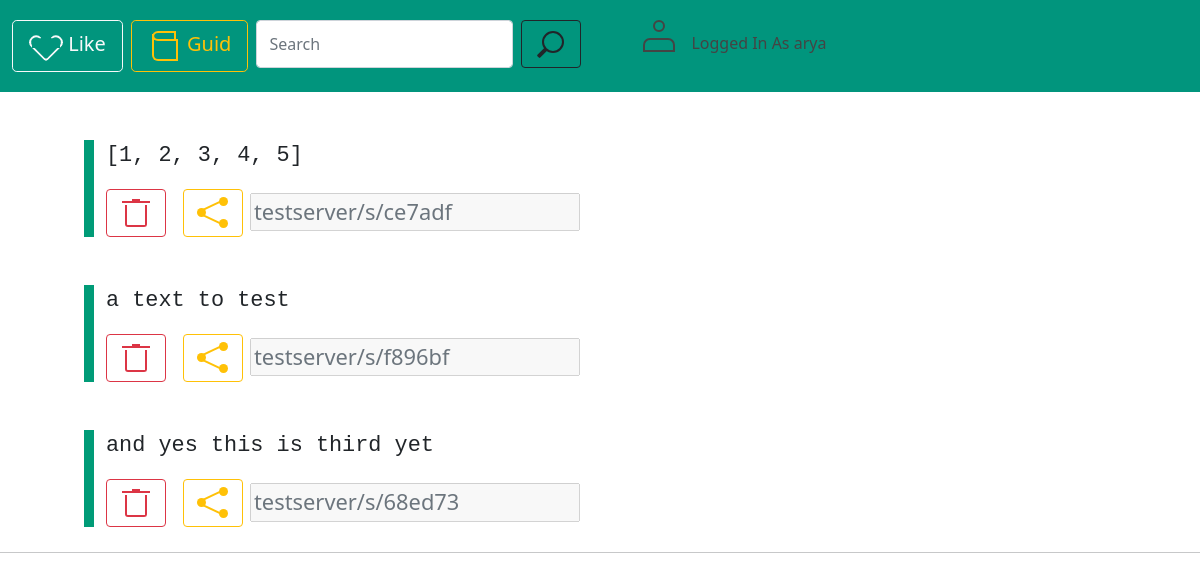
Page / (signed in) on the earlier database version.
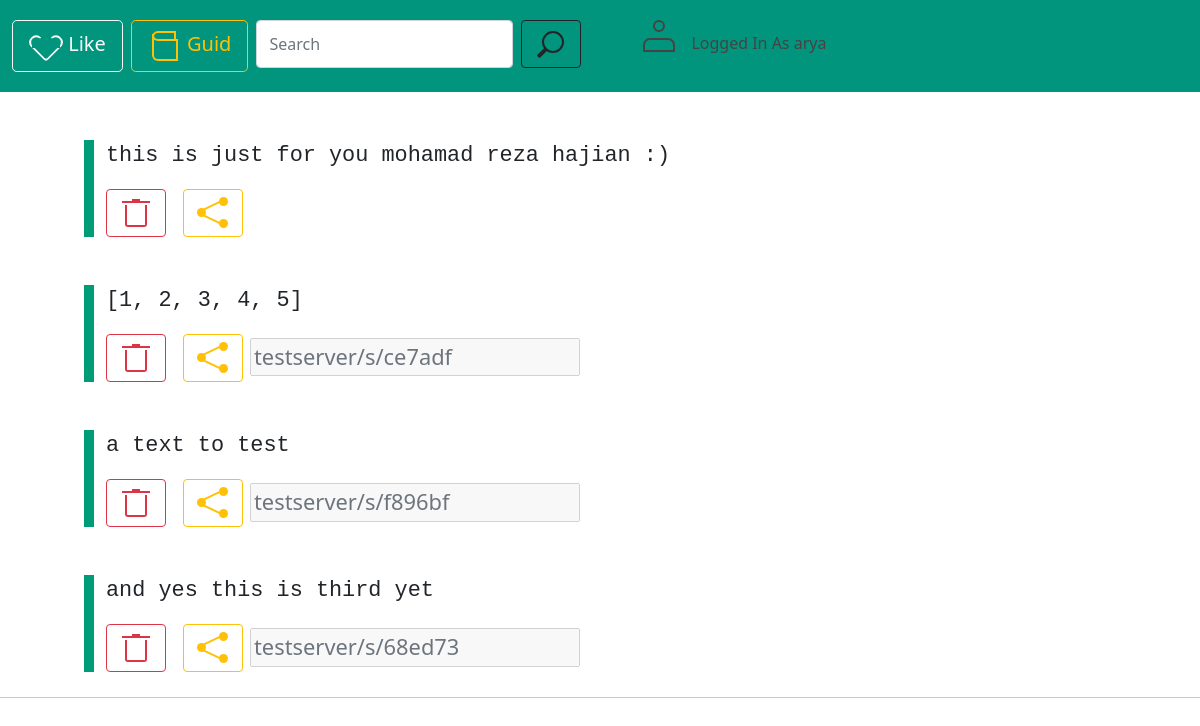
Same page on the later database version.
### clipboard/models.py (models this page shows)
class Clipboard(models.Model):
    text = models.TextField()
    author = models.ForeignKey(User, on_delete=CASCADE)
    link = models.CharField(max_length=6, null=True)
    def __str__(self) -> str:
        return self.text

### clipboard/views.py (the view, shortened to what this page needs)
# urls.py: path('', views.index),
def index(request):
    colors = [
        '#FF6F61;',
        '#6B5B95',
        '#009B77',
        '#DD4124',
        '#45B8AC',
        '#EFC050',
        '#7FCDCD',
    ]
    if(request.user.is_authenticated):
        text = Clipboard.objects.filter(author=request.user).order_by('-id')
    return render(request, 'index.html',
    {
        'text': text,
        'qcolor': colors[random.randint(0, len(colors)-1)]
    })

### clipboard/templates/index.html (shortened to what this page needs)
<html>
    <head>
        {% load static %}
        <link rel="stylesheet" href="{% static 'style/bootstrap/css/bootstrap.min.css' %}">
        <link rel="stylesheet" href="{% static 'style/clipboard.css' %}">
        <link rel="stylesheet" href="{% static 'style/icono.min.css' %}">
    </head>
    <body>
        <nav class="navbar" style="background-color: #01957d;">
            <div class="container-fluid justify-content-start">
                <a href="/support">
                    <button class="btn btn-outline-light me-2 btn-lg" type="button">
                        <span class="icono-heart"></span>
                        Like
                    </button>
                </a>
                <a href="/guide">
                    <button type="button" class="btn btn-outline-warning me-2 btn-lg">
                        <span class="icono-book"></span>
                        Guid
                    </button>
                </a>
                <form class="d-flex me-5" style="margin-top: 1%;">
                    <input class="form-control me-2" type="search" placeholder="Search" aria-label="Search">
                    <button type="button" class="btn btn-outline-dark"><span class="icono-search"></span></button>
                </form>
                <div class="navbar-nav justify-content-end me-1">
                    {% if user.is_authenticated %}
                    <a href="/logout" class="d-flex btn">
                        <span class="me-3 icono-user" style="color: #444444;"></span>
                        <p style="margin-top: 6%; color: #444444;">Logged In As {{ user.username }}</p>
                    </a>
                    {% else %}
                    <div class="d-flex">
                        <span class="me-3 icono-user" style="color: #444444;"></span>
                        <a style="margin-top: 6%;" href="{% url 'login' %}">Click To Log In</a>
                    </div>
                    {% endif %}
                </div>
            </div>
        </nav>
        {% for texts in text %}
        <div style="border-left-color: {{ qcolor }};" class="board">
            <form method="POST">
            <pre>{{texts}}</pre>
                <a class="btn btn-outline-danger" href="/action/delete?id={{texts.id}}">
                    <span class="icono-trash"></span>
                </a>
            <a href="/action/share?id={{ texts.id }}" style="margin-left: 1%;" type="submit" class="btn btn-outline-warning">
                <span class="icono-share"></span>
            </a>
            <input disabled type="text" class="form-text" style="visibility: {% if texts.link|length > 0%} visabe; {% else %} hidden; {% endif %}" value="{{ request.get_host }}/s/{{ texts.link }}">
            </form>
        </div>
        {% endfor %}
        <hr>
    </body>
</html>

### static/style/clipboard.css (style rules this page uses)
.board { padding-left: 1%; margin-left: 7%; margin-top: 4%; margin-bottom: 1%; background-color: #fff; border-left-style: solid; border-width: 10px; font-size: 25px; }

Differences in the rows shown:
added Clipboard: text "this is just for you mohamad reza hajian :)"
